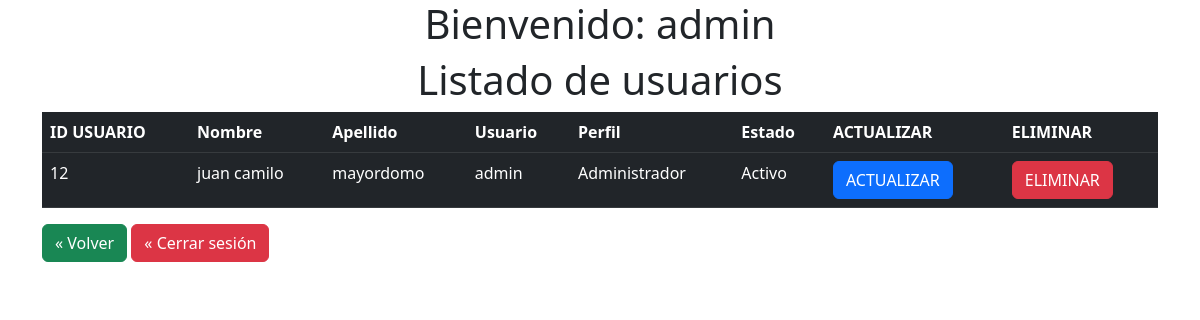
Page /Administrador/pages/index.php (signed in) on the committed database.
### tables this page shows
CREATE TABLE `usuarios` (
  `id_usuario` int(11) NOT NULL,
  `Nombreusu` varchar(60) NOT NULL,
  `Apellidousu` varchar(60) NOT NULL,
  `Usuario` varchar(40) NOT NULL,
  `Passwordusu` varchar(80) NOT NULL,
  `Perfil` varchar(30) NOT NULL,
  `Estado` varchar(20) NOT NULL
);

### Conexion.php (called while the page is built, shortened)
<?php
class Conexion{
    private $drive = "mysql";
    private $host = "localhost";
    private $dbname = "notas2023";
    private $user = "root";
    private $password = "";
    public function __construct(){
        try{
            $db = new PDO("{$this->drive}:host={$this->host};dbname={$this->dbname}",$this->user, $this->password);
            $db->setAttribute(PDO::ATTR_ERRMODE,PDO::ERRMODE_EXCEPTION);
            return $db;
        }catch(PDOException $e){
            echo "Ha surgido algun error: Detalle: ".$e->getMessage();
        }
    }
}
?>

### Administrador/models/administrador.php (called while the page is built, shortened)
<?php
include_once('../../Conexion.php');
class Administrador extends Conexion{
    public function __construct(){
        $this->db = parent::__construct();
    }
    public function getad(){
        $row =null;
        $statement=$this->db->prepare("SELECT * FROM usuarios WHERE Perfil='Administrador'");
        $statement->execute();
        while($result=$statement->fetch()){
            $row[]=$result;
        }
        return $row;
    }
}
?>

### Administrador/pages/index.php (the view, shortened to what this page needs)
<!DOCTYPE html>
<html lang="es">
<head>
    <link href="https://cdn.jsdelivr.net/npm/bootstrap@5.3.0/dist/css/bootstrap.min.css" rel="stylesheet"
>
</head>
<body>
    <div class="container">
    <h1 class="text-center">Bienvenido: <?php echo $_SESSION["usuario"]; ?></h1>
        <h1 style="text-align: center;">Listado de usuarios </h1>
        <div col="col-auto-mt-5">
            <table class="table table-dark table-hover">
                <tr>
                    <th>ID USUARIO</th>
                    <th>Nombre </th>
                    <th>Apellido</th>
                    <th>Usuario</th>
                    <th>Perfil</th>
                    <th>Estado</th>
                    <th>ACTUALIZAR</th>
                    <th>ELIMINAR</th>
                </tr>
                <tbody>
                    <?php
                    require_once('../../Conexion.php');
                    require_once('../models/administrador.php');
                    $objeto = new Administrador();
                    $datos = $objeto->getad();
                    foreach ($datos as $datos) {
                        ?>
                        <tr>
                            <td>
                                <?php echo $datos['id_usuario'] ?>
                            </td>
                            <td>
                                <?php echo $datos['Nombreusu'] ?>
                            </td>
                            <td>
                                <?php echo $datos['Apellidousu'] ?>
                            </td>
                            <td>
                                <?php echo $datos['Usuario'] ?>
                            </td>
                            <td>
                                <?php echo $datos['Perfil'] ?>
                            </td>
                            <td>
                                <?php echo $datos['Estado'] ?>
                            </td>
                            <td><a href="editar.php?Id=<?php echo $datos['id_usuario'] ?>"
                                    class="btn btn-primary">ACTUALIZAR</a></td>
                            <td><a href="../Controller/eliminarusuario.php?Id=<?php echo $datos['id_usuario'] ?>"
                                    class="btn btn-danger">ELIMINAR</a></td>
                        </tr>
                    <?php } ?>
                </tbody>
            </table>
        </div>
        <a href="../../inicio.php" class="btn btn-success">« Volver</a>
        <a href="../../Usuarios/controller/salir.php" class="btn btn-danger">« Cerrar sesión</a>
    </div>
</body>
</html>

### rows in the picture
usuarios: id_usuario "12", Nombreusu "juan camilo", Apellidousu "mayordomo", Usuario "admin", Perfil "Administrador", Estado "Activo"
